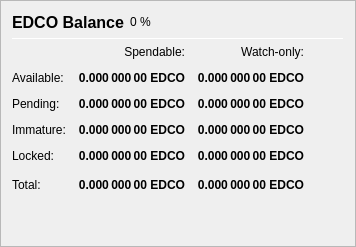
                   <widget class="QFrame" name="frame_Balances">
                    <property name="frameShape">
                     <enum>QFrame::StyledPanel</enum>
                    </property>
                    <property name="frameShadow">
                     <enum>QFrame::Raised</enum>
                    </property>
                    <layout class="QVBoxLayout" name="verticalLayout_4">
                     <item>
                      <layout class="QHBoxLayout" name="horizontalLayout_4">
                       <item>
                        <widget class="QLabel" name="label_5">
                         <property name="minimumSize">
                          <size>
                           <width>0</width>
                           <height>20</height>
                          </size>
                         </property>
                         <property name="font">
                          <font>
                           <pointsize>12</pointsize>
                           <weight>75</weight>
                           <bold>true</bold>
                          </font>
                         </property>
                         <property name="text">
                          <string>EDCO Balance</string>
                         </property>
                        </widget>
                       </item>
                       <item>
                        <widget class="QLabel" name="labelEDCOPercent">
                         <property name="text">
                          <string notr="true">0 %</string>
                         </property>
                        </widget>
                       </item>
                       <item>
                        <spacer name="horizontalSpacer_3">
                         <property name="orientation">
                          <enum>Qt::Horizontal</enum>
                         </property>
                         <property name="sizeHint" stdset="0">
                          <size>
                           <width>40</width>
                           <height>20</height>
                          </size>
                         </property>
                        </spacer>
                       </item>
                      </layout>
                     </item>
                     <item>
                      <widget class="Line" name="line_Balance">
                       <property name="minimumSize">
                        <size>
                         <width>0</width>
                         <height>1</height>
                        </size>
                       </property>
                       <property name="maximumSize">
                        <size>
                         <width>16777215</width>
                         <height>1</height>
                        </size>
                       </property>
                       <property name="orientation">
                        <enum>Qt::Horizontal</enum>
                       </property>
                      </widget>
                     </item>
                     <item>
                      <layout class="QGridLayout" name="gridLayout">
                       <property name="spacing">
                        <number>12</number>
                       </property>
                       <item row="0" column="1">
                        <widget class="QLabel" name="labelSpendable">
                         <property name="text">
                          <string>Spendable:</string>
                         </property>
                         <property name="alignment">
                          <set>Qt::AlignRight|Qt::AlignTrailing|Qt::AlignVCenter</set>
                         </property>
                        </widget>
                       </item>
                       <item row="0" column="2">
                        <widget class="QLabel" name="labelWatchonly">
                         <property name="text">
                          <string>Watch-only:</string>
                         </property>
                         <property name="alignment">
                          <set>Qt::AlignRight|Qt::AlignTrailing|Qt::AlignVCenter</set>
                         </property>
                        </widget>
                       </item>
                       <item row="1" column="0">
                        <widget class="QLabel" name="labelBalanceText">
                         <property name="text">
                          <string>Available:</string>
                         </property>
                        </widget>
                       </item>
                       <item row="1" column="1">
                        <widget class="QLabel" name="labelBalance">
                         <property name="font">
                          <font>
                           <weight>75</weight>
                           <bold>true</bold>
                          </font>
                         </property>
                         <property name="cursor">
                          <cursorShape>IBeamCursor</cursorShape>
                         </property>
                         <property name="toolTip">
                          <string>Your current spendable balance</string>
                         </property>
                         <property name="text">
                          <string notr="true">0.000 000 00 EDCO</string>
                         </property>
                         <property name="alignment">
                          <set>Qt::AlignRight|Qt::AlignTrailing|Qt::AlignVCenter</set>
                         </property>
                         <property name="textInteractionFlags">
                          <set>Qt::LinksAccessibleByMouse|Qt::TextSelectableByKeyboard|Qt::TextSelectableByMouse</set>
                         </property>
                        </widget>
                       </item>
                       <item row="1" column="2">
                        <widget class="QLabel" name="labelWatchAvailable">
                         <property name="font">
                          <font>
                           <weight>75</weight>
                           <bold>true</bold>
                          </font>
                         </property>
                         <property name="cursor">
                          <cursorShape>IBeamCursor</cursorShape>
                         </property>
                         <property name="toolTip">
                          <string>Your current balance in watch-only addresses</string>
                         </property>
                         <property name="text">
                          <string notr="true">0.000 000 00 EDCO</string>
                         </property>
                         <property name="alignment">
                          <set>Qt::AlignRight|Qt::AlignTrailing|Qt::AlignVCenter</set>
                         </property>
                         <property name="textInteractionFlags">
                          <set>Qt::LinksAccessibleByMouse|Qt::TextSelectableByKeyboard|Qt::TextSelectableByMouse</set>
                         </property>
                        </widget>
                       </item>
                       <item row="2" column="0">
                        <widget class="QLabel" name="labelPendingText">
                         <property name="text">
                          <string>Pending:</string>
                         </property>
                        </widget>
                       </item>
                       <item row="2" column="1">
                        <widget class="QLabel" name="labelUnconfirmed">
                         <property name="font">
                          <font>
                           <weight>75</weight>
                           <bold>true</bold>
                          </font>
                         </property>
                         <property name="cursor">
                          <cursorShape>IBeamCursor</cursorShape>
                         </property>
                         <property name="toolTip">
                          <string>Total of transactions that have yet to be confirmed, and do not yet count toward the spendable balance</string>
                         </property>
                         <property name="text">
                          <string notr="true">0.000 000 00 EDCO</string>
                         </property>
                         <property name="alignment">
                          <set>Qt::AlignRight|Qt::AlignTrailing|Qt::AlignVCenter</set>
                         </property>
                         <property name="textInteractionFlags">
                          <set>Qt::LinksAccessibleByMouse|Qt::TextSelectableByKeyboard|Qt::TextSelectableByMouse</set>
                         </property>
                        </widget>
                       </item>
                       <item row="2" column="2">
                        <widget class="QLabel" name="labelWatchPending">
                         <property name="font">
                          <font>
                           <weight>75</weight>
                           <bold>true</bold>
                          </font>
                         </property>
                         <property name="cursor">
                          <cursorShape>IBeamCursor</cursorShape>
                         </property>
                         <property name="toolTip">
                          <string>Unconfirmed transactions to watch-only addresses</string>
                         </property>
                         <property name="text">
                          <string notr="true">0.000 000 00 EDCO</string>
                         </property>
                         <property name="alignment">
                          <set>Qt::AlignRight|Qt::AlignTrailing|Qt::AlignVCenter</set>
                         </property>
                         <property name="textInteractionFlags">
                          <set>Qt::LinksAccessibleByMouse|Qt::TextSelectableByKeyboard|Qt::TextSelectableByMouse</set>
                         </property>
                        </widget>
                       </item>
                       <item row="3" column="0">
                        <widget class="QLabel" name="labelImmatureText">
                         <property name="text">
                          <string>Immature:</string>
                         </property>
                        </widget>
                       </item>
                       <item row="3" column="1">
                        <widget class="QLabel" name="labelImmature">
                         <property name="font">
                          <font>
                           <weight>75</weight>
                           <bold>true</bold>
                          </font>
                         </property>
                         <property name="cursor">
                          <cursorShape>IBeamCursor</cursorShape>
                         </property>
                         <property name="toolTip">
                          <string>Staked or masternode rewards that has not yet matured</string>
                         </property>
                         <property name="text">
                          <string notr="true">0.000 000 00 EDCO</string>
                         </property>
                         <property name="alignment">
                          <set>Qt::AlignRight|Qt::AlignTrailing|Qt::AlignVCenter</set>
                         </property>
                         <property name="textInteractionFlags">
                          <set>Qt::LinksAccessibleByMouse|Qt::TextSelectableByKeyboard|Qt::TextSelectableByMouse</set>
                         </property>
                        </widget>
                       </item>
                       <item row="3" column="2">
                        <widget class="QLabel" name="labelWatchImmature">
                         <property name="font">
                          <font>
                           <weight>75</weight>
                           <bold>true</bold>
                          </font>
                         </property>
                         <property name="cursor">
                          <cursorShape>IBeamCursor</cursorShape>
                         </property>
                         <property name="toolTip">
                          <string>Staked or masternode rewards in watch-only addresses that has not yet matured</string>
                         </property>
                         <property name="text">
                          <string notr="true">0.000 000 00 EDCO</string>
                         </property>
                         <property name="alignment">
                          <set>Qt::AlignRight|Qt::AlignTrailing|Qt::AlignVCenter</set>
                         </property>
                         <property name="textInteractionFlags">
                          <set>Qt::LinksAccessibleByMouse|Qt::TextSelectableByKeyboard|Qt::TextSelectableByMouse</set>
                         </property>
                        </widget>
                       </item>
                       <item row="4" column="0">
                        <widget class="QLabel" name="labelLockedBalanceText">
                         <property name="toolTip">
                          <string>Locked Edco or Masternode collaterals. These are excluded from xEDCO minting.</string>
                         </property>
                         <property name="text">
                          <string>Locked:</string>
                         </property>
                        </widget>
                       </item>
                       <item row="4" column="1">
                        <widget class="QLabel" name="labelLockedBalance">
                         <property name="font">
                          <font>
                           <weight>75</weight>
                           <bold>true</bold>
                          </font>
                         </property>
                         <property name="cursor">
                          <cursorShape>IBeamCursor</cursorShape>
                         </property>
                         <property name="toolTip">
                          <string>Locked Edco or Masternode collaterals. These are excluded from xEDCO minting.</string>
                         </property>
                         <property name="text">
                          <string notr="true">0.000 000 00 EDCO</string>
                         </property>
                         <property name="alignment">
                          <set>Qt::AlignRight|Qt::AlignTrailing|Qt::AlignVCenter</set>
                         </property>
                         <property name="textInteractionFlags">
                          <set>Qt::LinksAccessibleByMouse|Qt::TextSelectableByKeyboard|Qt::TextSelectableByMouse</set>
                         </property>
                        </widget>
                       </item>
                       <item row="4" column="2">
                        <widget class="QLabel" name="labelWatchLocked">
                         <property name="font">
                          <font>
                           <weight>75</weight>
                           <bold>true</bold>
                          </font>
                         </property>
                         <property name="cursor">
                          <cursorShape>IBeamCursor</cursorShape>
                         </property>
                         <property name="toolTip">
                          <string>Current locked balance in watch-only addresses</string>
                         </property>
                         <property name="text">
                          <string notr="true">0.000 000 00 EDCO</string>
                         </property>
                         <property name="alignment">
                          <set>Qt::AlignRight|Qt::AlignTrailing|Qt::AlignVCenter</set>
                         </property>
                         <property name="textInteractionFlags">
                          <set>Qt::LinksAccessibleByMouse|Qt::TextSelectableByKeyboard|Qt::TextSelectableByMouse</set>
                         </property>
                        </widget>
                       </item>
                       <item row="5" column="0">
                        <widget class="QLabel" name="labelTotalText">
                         <property name="text">
                          <string>Total:</string>
                         </property>
                         <property name="toolTip">
                          <string>Your current Edco balance, unconfirmed and immature transactions included</string>
                         </property>
                        </widget>
                       </item>
                       <item row="5" column="1">
                        <widget class="QLabel" name="labelTotal">
                         <property name="font">
                          <font>
                           <weight>75</weight>
                           <bold>true</bold>
                          </font>
                         </property>
                         <property name="cursor">
                          <cursorShape>IBeamCursor</cursorShape>
                         </property>
                         <property name="toolTip">
                          <string>Your current Edco balance, unconfirmed and immature transactions included</string>
                         </property>
                         <property name="text">
                          <string notr="true">0.000 000 00 EDCO</string>
                         </property>
                         <property name="alignment">
                          <set>Qt::AlignRight|Qt::AlignTrailing|Qt::AlignVCenter</set>
                         </property>
                         <property name="textInteractionFlags">
                          <set>Qt::LinksAccessibleByMouse|Qt::TextSelectableByKeyboard|Qt::TextSelectableByMouse</set>
                         </property>
                        </widget>
                       </item>
                       <item row="5" column="2">
                        <widget class="QLabel" name="labelWatchTotal">
                         <property name="font">
                          <font>
                           <weight>75</weight>
                           <bold>true</bold>
                          </font>
                         </property>
                         <property name="cursor">
                          <cursorShape>IBeamCursor</cursorShape>
                         </property>
                         <property name="toolTip">
                          <string>Current total balance in watch-only addresses</string>
                         </property>
                         <property name="text">
                          <string notr="true">0.000 000 00 EDCO</string>
                         </property>
                         <property name="alignment">
                          <set>Qt::AlignRight|Qt::AlignTrailing|Qt::AlignVCenter</set>
                         </property>
                         <property name="textInteractionFlags">
                          <set>Qt::LinksAccessibleByMouse|Qt::TextSelectableByKeyboard|Qt::TextSelectableByMouse</set>
                         </property>
                        </widget>
                       </item>
                       <item row="5" column="3">
                        <spacer name="horizontalSpacer_9">
                         <property name="orientation">
                          <enum>Qt::Horizontal</enum>
                         </property>
                         <property name="sizeHint" stdset="0">
                          <size>
                           <width>40</width>
                           <height>20</height>
                          </size>
                         </property>
                        </spacer>
                       </item>
                      </layout>
                     </item>
                     <item>
                      <spacer name="verticalSpacer_3">
                       <property name="orientation">
                        <enum>Qt::Vertical</enum>
                       </property>
                       <property name="sizeHint" stdset="0">
                        <size>
                         <width>20</width>
                         <height>40</height>
                        </size>
                       </property>
                      </spacer>
                     </item>
                    </layout>
                   </widget>
